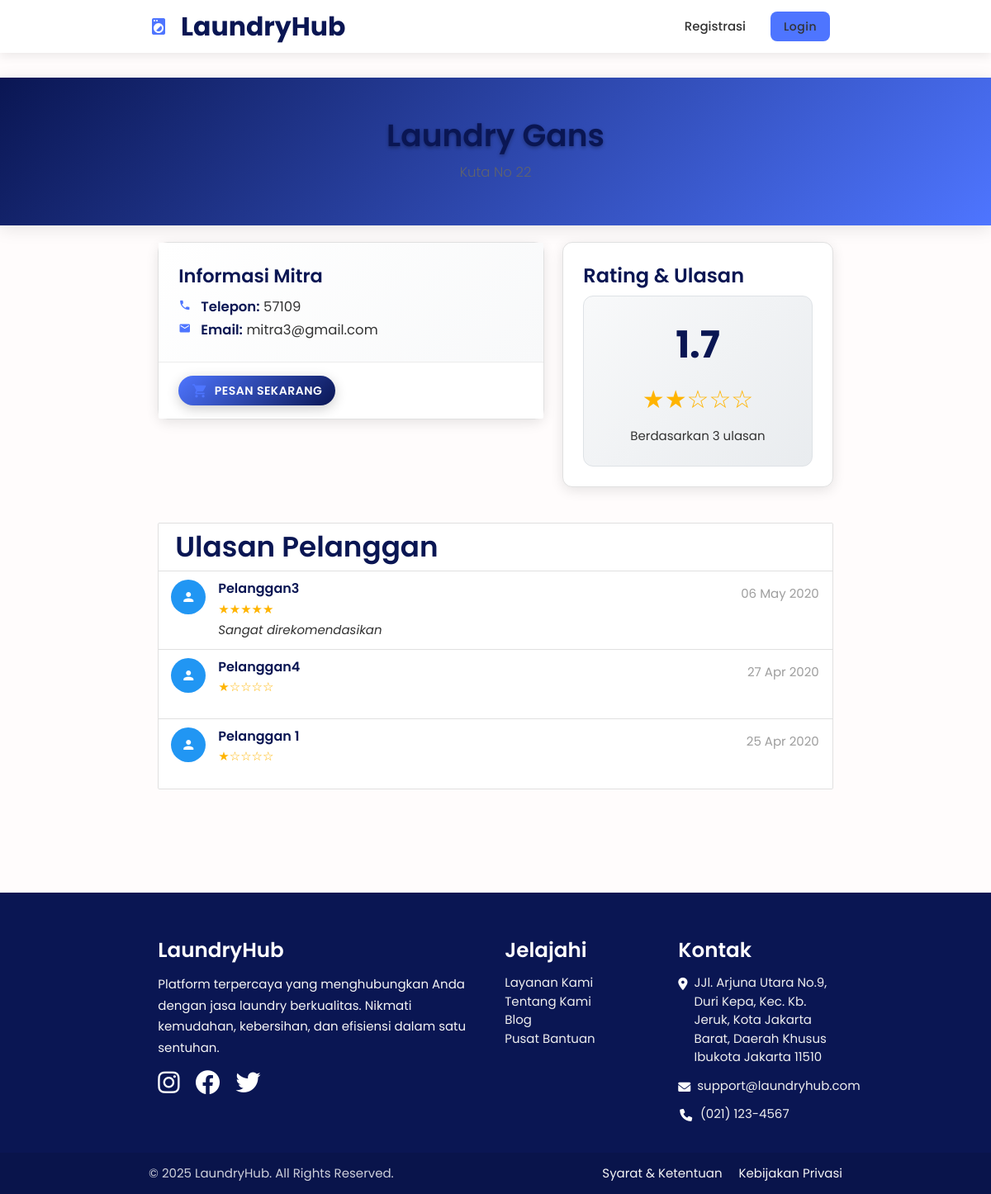
The app's page /detail-mitra.php?id=5, older data.
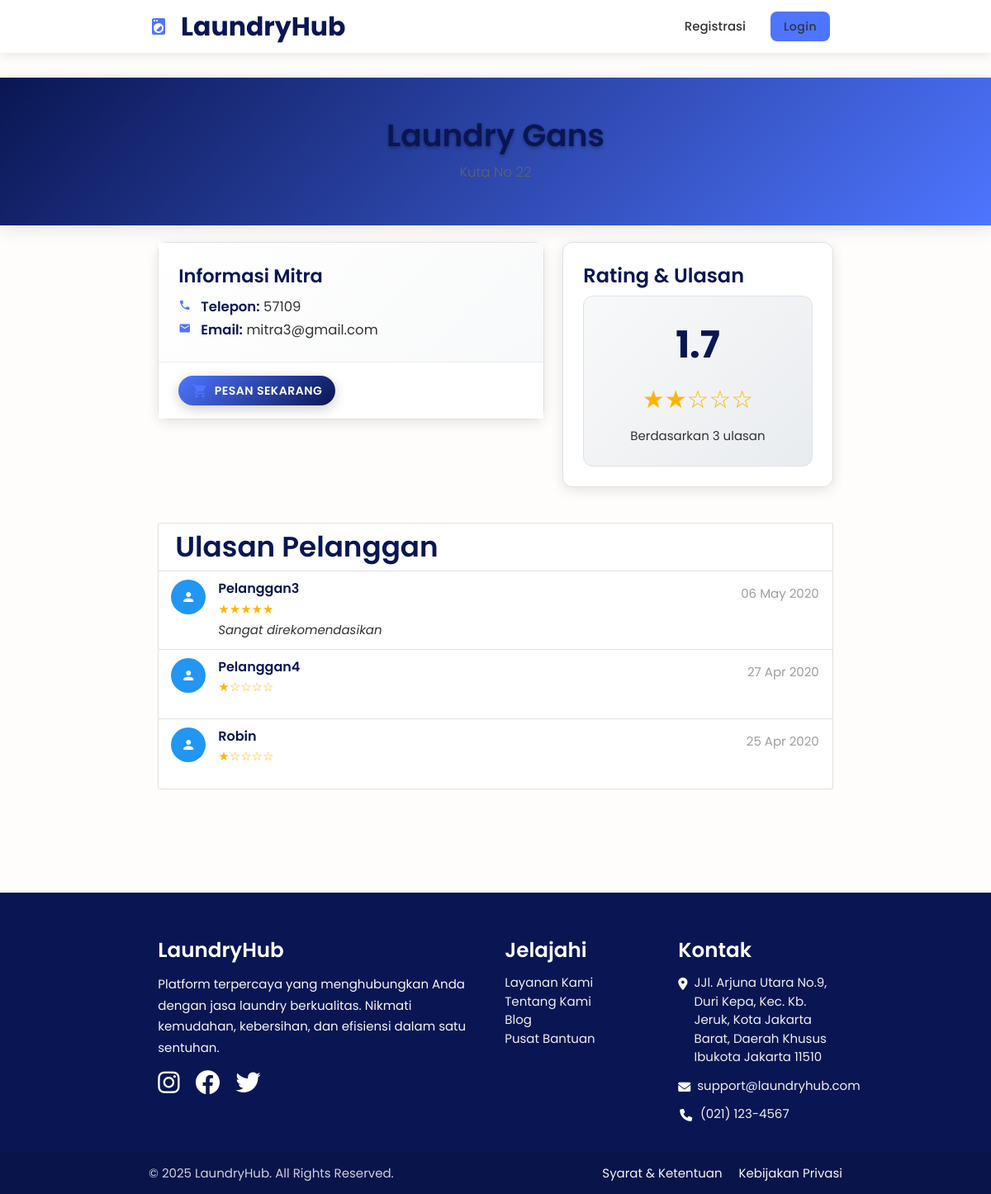
The same page, newer data.
### tables this page shows
CREATE TABLE `transaksi` (
  `id_transaksi` int(11) NOT NULL,
  `id_pesanan` int(11) NOT NULL,
  `id_mitra` int(11) NOT NULL,
  `id_pelanggan` int(11) NOT NULL,
  `tgl_transaksi` datetime DEFAULT NULL,
  `total_bayar` int(11) DEFAULT NULL,
  `status_pembayaran` enum('Belum Bayar','Lunas','Gagal') NOT NULL DEFAULT 'Belum Bayar',
  `payment_gateway_id` varchar(255) DEFAULT NULL,
  `rating` int(11) DEFAULT NULL,
  `komentar` text NOT NULL,
  `status_ulasan` enum('Aktif','Dihapus') NOT NULL DEFAULT 'Aktif'
);

CREATE TABLE `pelanggan` (
  `id_pelanggan` int(11) NOT NULL,
  `nama` varchar(50) DEFAULT NULL,
  `email` varchar(50) DEFAULT NULL,
  `telp` varchar(15) DEFAULT NULL,
  `alamat` varchar(255) DEFAULT NULL,
  `latitude` decimal(10,8) DEFAULT NULL,
  `longitude` decimal(11,8) DEFAULT NULL,
  `foto` text NOT NULL,
  `password` varchar(255) DEFAULT NULL
);

### detail-mitra.php (the view, shortened to what the changed rows need)
<?php
include 'connect-db.php';
if (isset($_GET['id'])) {
    $id_mitra = $_GET['id'];
} else {
    header('Location: index.php');
    exit;
}
$query_ulasan = mysqli_query($connect,
    "SELECT t.rating, t.komentar, pl.nama as nama_pelanggan, t.tgl_transaksi
     FROM transaksi t
     JOIN pelanggan pl ON t.id_pelanggan = pl.id_pelanggan
     WHERE t.id_mitra = '$id_mitra' AND t.rating IS NOT NULL
     ORDER BY t.tgl_transaksi DESC"
);
$ulasan_data = [];
$jumlah_ulasan = 0;
if (mysqli_num_rows($query_ulasan) > 0) {
    $jumlah_ulasan = mysqli_num_rows($query_ulasan);
    while ($row = mysqli_fetch_assoc($query_ulasan)) {
        $ulasan_data[] = $row;
    }
}
?>
<!DOCTYPE html>
<html>
<head>
</head>
<body>
<main class="main-content">
    <div class="container">
        <div class="row">
            <div class="col s12">
                <ul class="collection with-header">
                    <?php if ($jumlah_ulasan > 0) : ?>
                        <?php foreach ($ulasan_data as $ulasan) : ?>
                            <?php
                            $rating_db = (float)$ulasan['rating'];
                            $display_stars_item = round($rating_db / 2);
                            $display_stars_item = max(1, min(5, $display_stars_item));
                            ?>
                            <li class="collection-item avatar">
                                <i class="material-icons circle blue">person</i>
                                <span class="title"><?= htmlspecialchars($ulasan['nama_pelanggan']); ?></span>
                                <p class="rating-stars">
                                    <?= str_repeat('★', $display_stars_item) . str_repeat('☆', 5 - $display_stars_item) ?>
                                </p>
                                <span class="secondary-content grey-text"><?= date('d M Y', strtotime($ulasan['tgl_transaksi'])); ?></span>
                            </li>
                        <?php endforeach; ?>
                    <?php else : ?>
                        <li class="collection-item">
                            <p class="center grey-text">Mitra ini belum memiliki ulasan.</p>
                        </li>
                    <?php endif; ?>
                </ul>
            </div>
        </div>
    </div>
</main>
</body>
</html>

Row changes from the older to the newer data that the page shows:
changed through a linked row, transaksi: id_pelanggan.nama "Pelanggan 1" → "Robin"
